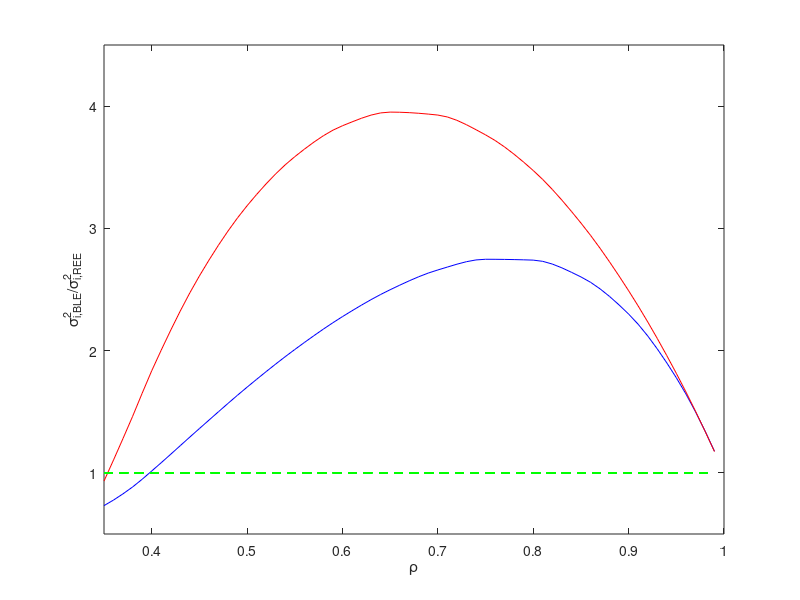

This chart was generated by the following MATLAB code:
clear all
% close all
hold off


%%%%%%%%%%%%%%%%%%%%%%%%%%%%%%%%%%%%%%%%%%%%%%%%%%%%%%%%%%%%%%%%%%%%%%%%%%%%%%%%%%%%
%This code is used to calculate the ratio of varances of output
% gap and inflation at BLE and REE in Figure 2(b).
%%%%%%%%%%%%%%%%%%%%%%%%%%%%%%%%%%%%%%%%%%%%%%%%%%%%%%%%%%%%%%%%%%%%%%%%%%%%%%%%%%%%%

stvepi=0.5;
stvey=1; 
gamma=0.04;
varphi=1;
phipi=1.5;
phiy=0.5;
lambda=0.99;

rhov=[0.35,0.38,0.4,0.45,0.5:0.05:0.95,0.9999];
%The followong beta^* are obtained from beta2star_rho.m%
beta1starv=[ 0.5857,0.7023, 0.7609,0.8513, 0.8999,0.9294, 0.949, 0.9628, 0.973, 0.9808,  0.9868,0.9915,  0.9952,0.998,1 ];
beta2starv=[0.7529, 0.8622,0.898, 0.94,   0.9592, 0.9704, 0.9779,0.9833,0.9874,0.9906,0.9932,0.9953, 0.9971,0.9987,1];

B=[1, varphi*(1-lambda*phipi); gamma, gamma*varphi+lambda*(1+varphi*phiy)]/(1+gamma*varphi*phipi+varphi*phiy);
C=[1, -varphi*phipi; gamma, 1+varphi*phiy]/(1+gamma*varphi*phipi+varphi*phiy);
Sigmae=[stvey^2,0;0,stvepi^2];
 
for i=1:15;
rho=rhov(i);
beta1=beta1starv(i);
beta2=beta2starv(i);
beta=[beta1, 0; 0, beta2]; 

Sigma1=1/(1-rho^2)*inv(eye(2)-rho*B)*C*Sigmae*(inv(eye(2)-rho*B)*C)';  % variance at REE

%%The following expresssions are based on the theoretical results, which are used to calculate the variances of the system at BLE%%
lambda1=(beta1^2+(gamma*varphi+lambda+lambda*varphi*phiy)*beta2^2+sqrt((beta1^2+(gamma*varphi+lambda+lambda*varphi*phiy)*beta2^2)^2-4*lambda*beta1^2*beta2^2*(1+gamma*varphi*phipi+varphi*phiy)))/(2*(1+gamma*varphi*phipi+varphi*phiy));
lambda2=(beta1^2+(gamma*varphi+lambda+lambda*varphi*phiy)*beta2^2-sqrt((beta1^2+(gamma*varphi+lambda+lambda*varphi*phiy)*beta2^2)^2-4*lambda*beta1^2*beta2^2*(1+gamma*varphi*phipi+varphi*phiy)))/(2*(1+gamma*varphi*phipi+varphi*phiy));

delta=varphi*(1-lambda*phipi)*beta2^2*(lambda2-lambda1);
mhat=delta*(rho-lambda1)*(rho-lambda2);
khat=1/((mhat*(1+gamma*varphi*phipi+varphi*phiy)*delta)^2);

t=(beta1^2+(gamma*varphi+lambda*(1+varphi*phiy))*beta2^2)/(1+gamma*varphi*phipi+varphi*phiy);
d=lambda*beta1^2*beta2^2/(1+gamma*varphi*phipi+varphi*phiy);
d1=rho+t;
d2=rho*d;
d3=(rho*t+d);

b1=1;
b2=lambda*beta2^2;
c1=varphi*phipi;
c2=varphi*beta2^2;
dd2=stvey^2*(b1^2+b2^2-2*b1*b2*d1+(b1^2+b2^2)*d3-d2*((b1^2+b2^2)*d1-2*b1*b2*d3+(b1^2+b2^2)*d2))+stvepi^2*(c1^2+c2^2-2*c1*c2*d1+(c1^2+c2^2)*d3-d2*((c1^2+c2^2)*d1-2*c1*c2*d3+(c1^2+c2^2)*d2));

b1=-gamma;
b2=0;
c1=1+varphi*phiy;
c2=beta1^2;
dd22=stvey^2*(b1^2+b2^2-2*b1*b2*d1+(b1^2+b2^2)*d3-d2*((b1^2+b2^2)*d1-2*b1*b2*d3+(b1^2+b2^2)*d2))+stvepi^2*(c1^2+c2^2-2*c1*c2*d1+(c1^2+c2^2)*d3-d2*((c1^2+c2^2)*d1-2*c1*c2*d3+(c1^2+c2^2)*d2));

vary=khat*(delta^4*(rho-lambda2)^2*(rho-lambda1)^2/((1-rho^2)*(1-rho*lambda1)*(1-lambda1^2)*(1-rho*lambda2)*(1-lambda2^2)*(1-lambda1*lambda2)))*dd2;
varpi=khat*(delta^4*(rho-lambda2)^2*(rho-lambda1)^2/((1-rho^2)*(1-rho*lambda1)*(1-lambda1^2)*(1-rho*lambda2)*(1-lambda2^2)*(1-lambda1*lambda2)))*dd22;

%%The following two expressions are used to calculate the ratio of variances at BLE and at REE%%
varratioy_BLEvsREE(i)=vary/Sigma1(1,1);
varratiopi_BLEvsREE(i)=varpi/Sigma1(2,2);
end

rhoq=0.35:0.01:0.9999;
Ratio_vary=interp1(rhov, varratioy_BLEvsREE, rhoq,'pchip');
Ratio_varpi=interp1(rhov, varratiopi_BLEvsREE, rhoq,'pchip');


plot(rhoq, Ratio_vary,'b-',rhoq, Ratio_varpi,'r-',rhoq,ones(length(rhoq)),'g--')
xlabel('\rho') 
ylabel('{\sigma^2_{i,BLE}}/{\sigma^2_{i,REE}}')
axis([0.35 1 0.5 4.5])







